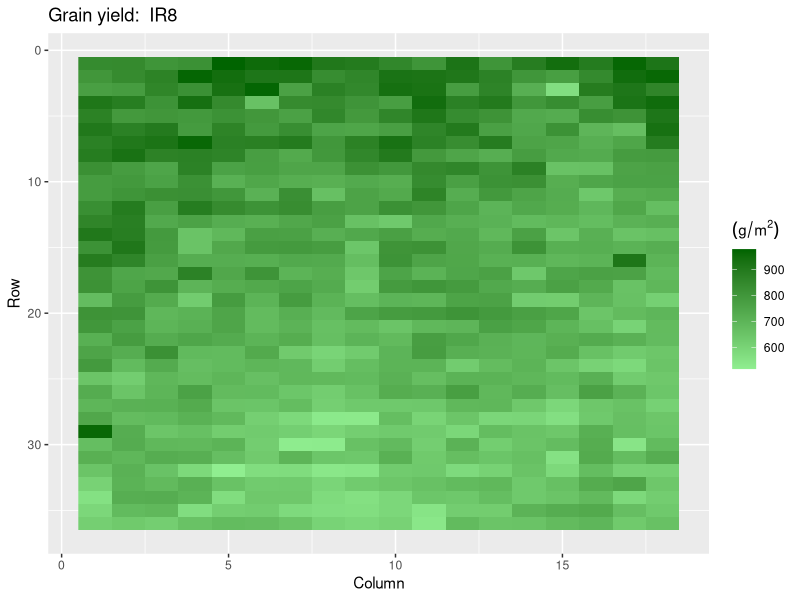
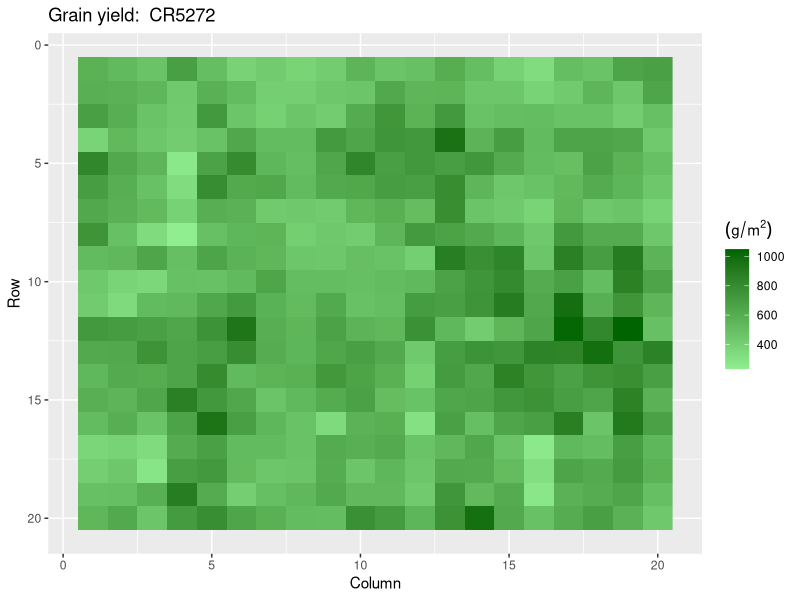

R code for these plots, in order:
# Supporting functions & graphs

# Loading packages

library(ggplot2)


IR8 <- read.csv(file = "data/rice_long.csv")
CR5272 <- read.csv(file = "data/cr_rice_long.csv")

# Convert to numeric values
con_number <- function(rice_var){
  rice_var$Row <- as.numeric(substr(rice_var$Row, start = 3, stop = 4))
  rice_var$Column <- as.numeric(substr(rice_var$Column, start = 3, stop = 4))
  return(rice_var) 
}

# Table of plot size and shape of the plot

shape_plot <- function(rice_var){
  rice_var_num <- con_number(rice_var)
  rice_col <- length(unique(rice_var_num$Column))
  rice_row <- length(unique(rice_var_num$Row))
  
  tab_var <- expand.grid(Width = 1:floor(rice_row/2),
                         Length=1:floor(rice_col/2))
  tab_var$op_plot <- (rice_col*rice_row)%%(tab_var$Width*tab_var$Length) == 0
  
  
  tab_var2 <- tab_var[tab_var$op_plot,]
  tab_var2$Size <- tab_var2$Width * tab_var2$Length
  tab_var2$Plots_num <- rice_col * rice_row / tab_var2$Size
  
  tab_var2 <- tab_var2[, c('Size', 'Width', 'Length', 'Plots_num')]

  row.names(tab_var2) <- NULL
  
  return(tab_var2)
  
}


# Function to transform the plot to a bigger subplot

subplot_tab <- function(c_width, c_length, rice_var){
  rice_var_num <- con_number(rice_var)
  
  rice_var_num$New_row <- ceiling(rice_var_num$Row/c_width)
  rice_var_num$New_col <- ceiling(rice_var_num$Column/c_length)
  
  
  sum_rice_var_num <- 
    aggregate(rice_var_num$value,
              by = list(rice_var_num$New_row, rice_var_num$New_col),
              FUN = "sum")
  
  return(sum_rice_var_num)
}


# Subplot simulation by each with and length combination

subplot_sim <- function(c_width, c_length, rice_var){
  rice_var_num <- con_number(rice_var)
  
  sum_rice_var_num <- subplot_tab(c_width, c_length, rice_var)
  
  Var_x <- var(sum_rice_var_num$x)
  
  Var_x_unit <- Var_x/(c_width*c_length)^2
  
  resdf <- data.frame(Var_x = Var_x, 
                      Var_x_unit = Var_x_unit,
                      CV = sqrt(Var_x_unit)/mean(rice_var_num$value)*100)
  
  return(resdf)
}

# Uniformity table

raw_unif_table <- function(rice_var){
  shape_df <- shape_plot(rice_var)
  
  var_list <- apply(shape_df, MARGIN = 1,
                    function(x) {subplot_sim(x[2], x[3], rice_var)}) 
    var_table <- as.data.frame(t(sapply(var_list, FUN = cbind)))
  
  res_table <- cbind(shape_df, var_table)
  
  return(res_table)
}


# Makes an F-test or a Bartlett-test and returns
# the proper variance
subplot_test <- function(size_plot, rice_var, raw_unif){
  rice_var_num <- con_number(rice_var)
  filt_raw <- raw_unif[raw_unif$Size == size_plot,]
  
  shape_list <- lapply(1:nrow(filt_raw), function(dim_row){
    res_shape <- subplot_tab(filt_raw$Width[dim_row],
                             filt_raw$Length[dim_row],
                             rice_var)
    res_shape$Shape <- paste0(filt_raw$Width[dim_row],
                              "x",
                              filt_raw$Length[dim_row])
    return(res_shape)
  }  )
  
  shape_red <- Reduce(rbind, shape_list)
  
  # Test section
  if(length(unique(shape_red$Shape)) > 2) {
    res_test <- bartlett.test(x ~ Shape, data = shape_red)
  } else {
    res_test <- var.test(x ~ Shape, data = shape_red)
  }
  
  # Selection of the proper value of variance

  if(res_test$p.value >= 0.05) {
    # res_df <- filt_raw
    res_df <- filt_raw[1,]
    res_df$Var_x[[1]] <- mean(unlist(filt_raw$Var_x))
    res_df$Var_x_unit[[1]] <- mean(unlist(filt_raw$Var_x_unit))
    res_df$CV[[1]] <- mean(unlist(filt_raw$CV))
      
  } else {
    plain_Var_X <- unlist(filt_raw$Var_x)
    res_df <- filt_raw[plain_Var_X == min(plain_Var_X),]
  }
  
  return(res_df)
}


# Reducing Raw uniformity calculations to low variance shapes

unif_sel <- function(rice_var){
  
  raw_unif <- raw_unif_table(rice_var)
  vec_size <- unique(raw_unif$Size)
  sel_unif <- lapply(vec_size, 
                     function(size_shape) {
                       if(sum(raw_unif$Size == size_shape) == 1) {
                         raw_unif[raw_unif$Size == size_shape,]
                       } else {
                         subplot_test(size_shape, rice_var, raw_unif) 
                       }
                     })
  sel_df <- Reduce(rbind, sel_unif)
  
  return(sel_df)
}


# Rice plot graphic

gr_rice_plot <- function(rice_var, gradset){
  
  rice_var2 <- con_number(rice_var)
  
  
  rice_pl <- ggplot(data = rice_var2,
                    mapping = aes(x = Column,
                                  y = Row,
                                  fill = value)) +
    geom_raster() + 
    scale_y_reverse() +
    scale_fill_gradient(name = expression((g/m^2)), 
                        low = gradset[1], high = gradset[2]) +
    ggtitle(paste("Grain yield: ", deparse(substitute(rice_var))))
  
  
  return(rice_pl)
}

gr_rice_plot(IR8, c("LightGreen", "DarkGreen"))
gr_rice_plot(CR5272, c("LightGreen", "DarkGreen"))


# Create a scatterplot with an lm smooth

gr_lm <- function(unif_data){
  
  # Modeling Part
  unif_data$Var_x_unit <- unlist(unif_data$Var_x_unit)
  mod_smith <- lm(log(Var_x_unit) ~ log(Size), data = unif_data)
  pred_vec <- predict(mod_smith, interval = "prediction")
  unif_data <- cbind(unif_data, exp(pred_vec))
  # unif_data$lower_ci <- pred_vec$se
  
  # Graphing part
  var_base <- ggplot(unif_data, 
                      mapping = aes(x = Size, y = Var_x_unit))
  
  var_final <- var_base + geom_point() + 
    geom_ribbon(mapping = aes(ymin = lwr, ymax = upr),
                fill = "yellow", alpha = 0.2) +
    geom_line(mapping = aes(y = fit))
  
  # return(var_final)
  return(var_final)
}

# Remember to label axis and choose a proper theme.
